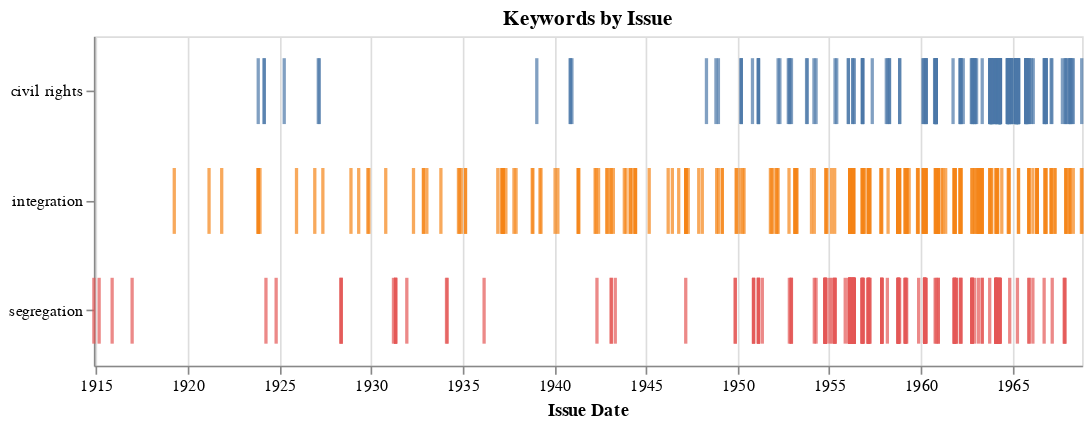

The code cell stored with this chart in its notebook:
### Markdown cell above
## Strip plot with tooltips

### Code cell
alt.Chart(df, height=200, width=600).mark_tick(thickness=2, height=40).encode(
    alt.X('date:T', title="Issue Date"),
    alt.Y('keyword:N', title=None),
    alt.Color('keyword:N', legend=None),
    tooltip = [alt.Tooltip('date:T', title="Issue date"), # add a tooltip to show
            alt.Tooltip('keyword'),
            alt.Tooltip('context', title="Context")
    ]
).properties(title="Keywords by Issue",)

### Figure 1 — Vega-Lite specification as saved in the notebook (floating-point values rounded to 4 significant figures; data arrays with more than 128 entries replaced by an {"elided": "..."} marker saying what was removed)
{"config": {"view": {"continuousWidth": 400, "continuousHeight": 300}}, "data": {"name": "data-0e16885d982734f51a9dc21db5d52515"}, "mark": {"type": "tick", "height": 40, "thickness": 2}, "encoding": {"color": {"type": "nominal", "field": "keyword", "legend": null}, "tooltip": [{"type": "temporal", "field": "date", "title": "Issue date"}, {"type": "nominal", "field": "keyword"}, {"type": "nominal", "field": "context", "title": "Context"}], "x": {"type": "temporal", "field": "date", "title": "Issue Date"}, "y": {"type": "nominal", "field": "keyword", "title": null}}, "height": 200, "title": "Keywords by Issue", "width": 600, "$schema": "https://vega.github.io/schema/vega-lite/v4.8.1.json", "datasets": {"data-0e16885d982734f51a9dc21db5d52515": {"elided": "697 records"}}}
